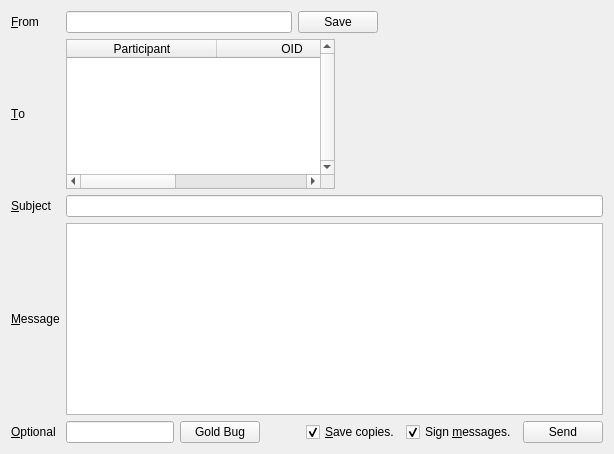
              <widget class="QWidget" name="tab_5">
               <attribute name="title">
                <string>&amp;Write</string>
               </attribute>
               <layout class="QGridLayout" name="gridLayout_4">
                <item row="1" column="0">
                 <widget class="QLabel" name="label_10">
                  <property name="text">
                   <string>&amp;To</string>
                  </property>
                  <property name="buddy">
                   <cstring>emailParticipants</cstring>
                  </property>
                 </widget>
                </item>
                <item row="2" column="0">
                 <widget class="QLabel" name="label_25">
                  <property name="text">
                   <string>&amp;Subject</string>
                  </property>
                  <property name="buddy">
                   <cstring>outgoingSubject</cstring>
                  </property>
                 </widget>
                </item>
                <item row="2" column="1">
                 <widget class="QLineEdit" name="outgoingSubject"/>
                </item>
                <item row="3" column="0">
                 <widget class="QLabel" name="label_26">
                  <property name="text">
                   <string>&amp;Message</string>
                  </property>
                  <property name="buddy">
                   <cstring>outgoingMessage</cstring>
                  </property>
                 </widget>
                </item>
                <item row="3" column="1">
                 <widget class="QTextEdit" name="outgoingMessage">
                  <property name="tabChangesFocus">
                   <bool>true</bool>
                  </property>
                  <property name="textInteractionFlags">
                   <set>Qt::TextEditorInteraction</set>
                  </property>
                 </widget>
                </item>
                <item row="4" column="0">
                 <widget class="QLabel" name="label_6">
                  <property name="text">
                   <string>&amp;Optional</string>
                  </property>
                  <property name="buddy">
                   <cstring>goldbug</cstring>
                  </property>
                 </widget>
                </item>
                <item row="4" column="1">
                 <layout class="QHBoxLayout" name="horizontalLayout_31">
                  <item>
                   <widget class="QLineEdit" name="goldbug"/>
                  </item>
                  <item>
                   <widget class="QPushButton" name="generateGoldBug">
                    <property name="toolTip">
                     <string>&lt;html&gt;&lt;head/&gt;&lt;body&gt;&lt;p&gt;Bundle the e-mail with an additional layer of AES-256 encryption. Do remember to notify all recipients of the key.&lt;/p&gt;&lt;/body&gt;&lt;/html&gt;</string>
                    </property>
                    <property name="text">
                     <string>Gold Bug</string>
                    </property>
                   </widget>
                  </item>
                  <item>
                   <spacer name="horizontalSpacer_33">
                    <property name="orientation">
                     <enum>Qt::Horizontal</enum>
                    </property>
                    <property name="sizeHint" stdset="0">
                     <size>
                      <width>40</width>
                      <height>20</height>
                     </size>
                    </property>
                   </spacer>
                  </item>
                  <item>
                   <widget class="QCheckBox" name="saveCopy">
                    <property name="text">
                     <string>&amp;Save copies.</string>
                    </property>
                    <property name="checked">
                     <bool>true</bool>
                    </property>
                   </widget>
                  </item>
                  <item>
                   <widget class="QCheckBox" name="emailSignMessages">
                    <property name="toolTip">
                     <string>&lt;html&gt;&lt;head/&gt;&lt;body&gt;&lt;p&gt;The kernel is responsible for signing messages. Because messages are queued, please avoid toggling this checkbox until queued message have been processed by the kernel.&lt;/p&gt;&lt;/body&gt;&lt;/html&gt;</string>
                    </property>
                    <property name="text">
                     <string>Sign &amp;messages.</string>
                    </property>
                    <property name="checked">
                     <bool>true</bool>
                    </property>
                   </widget>
                  </item>
                  <item>
                   <widget class="QPushButton" name="sendMail">
                    <property name="text">
                     <string>Send</string>
                    </property>
                   </widget>
                  </item>
                 </layout>
                </item>
                <item row="1" column="1">
                 <layout class="QHBoxLayout" name="horizontalLayout_42">
                  <item>
                   <widget class="QTableWidget" name="emailParticipants">
                    <property name="sizePolicy">
                     <sizepolicy hsizetype="Expanding" vsizetype="Minimum">
                      <horstretch>0</horstretch>
                      <verstretch>0</verstretch>
                     </sizepolicy>
                    </property>
                    <property name="maximumSize">
                     <size>
                      <width>16777215</width>
                      <height>150</height>
                     </size>
                    </property>
                    <property name="verticalScrollBarPolicy">
                     <enum>Qt::ScrollBarAlwaysOn</enum>
                    </property>
                    <property name="selectionBehavior">
                     <enum>QAbstractItemView::SelectRows</enum>
                    </property>
                    <property name="horizontalScrollMode">
                     <enum>QAbstractItemView::ScrollPerPixel</enum>
                    </property>
                    <property name="sortingEnabled">
                     <bool>true</bool>
                    </property>
                    <attribute name="horizontalHeaderDefaultSectionSize">
                     <number>150</number>
                    </attribute>
                    <attribute name="horizontalHeaderStretchLastSection">
                     <bool>true</bool>
                    </attribute>
                    <column>
                     <property name="text">
                      <string>Participant</string>
                     </property>
                    </column>
                    <column>
                     <property name="text">
                      <string>OID</string>
                     </property>
                    </column>
                    <column>
                     <property name="text">
                      <string>neighbor_oid</string>
                     </property>
                    </column>
                    <column>
                     <property name="text">
                      <string>public_key_hash</string>
                     </property>
                    </column>
                   </widget>
                  </item>
                  <item>
                   <spacer name="horizontalSpacer_36">
                    <property name="orientation">
                     <enum>Qt::Horizontal</enum>
                    </property>
                    <property name="sizeHint" stdset="0">
                     <size>
                      <width>40</width>
                      <height>20</height>
                     </size>
                    </property>
                   </spacer>
                  </item>
                 </layout>
                </item>
                <item row="0" column="0">
                 <widget class="QLabel" name="label_41">
                  <property name="text">
                   <string>&amp;From</string>
                  </property>
                  <property name="buddy">
                   <cstring>emailName</cstring>
                  </property>
                 </widget>
                </item>
                <item row="0" column="1">
                 <layout class="QHBoxLayout" name="horizontalLayout_47">
                  <item>
                   <widget class="QLineEdit" name="emailName"/>
                  </item>
                  <item>
                   <widget class="QPushButton" name="saveEmailName">
                    <property name="text">
                     <string>Save</string>
                    </property>
                   </widget>
                  </item>
                  <item>
                   <spacer name="horizontalSpacer_45">
                    <property name="orientation">
                     <enum>Qt::Horizontal</enum>
                    </property>
                    <property name="sizeHint" stdset="0">
                     <size>
                      <width>40</width>
                      <height>20</height>
                     </size>
                    </property>
                   </spacer>
                  </item>
                 </layout>
                </item>
               </layout>
              </widget>
